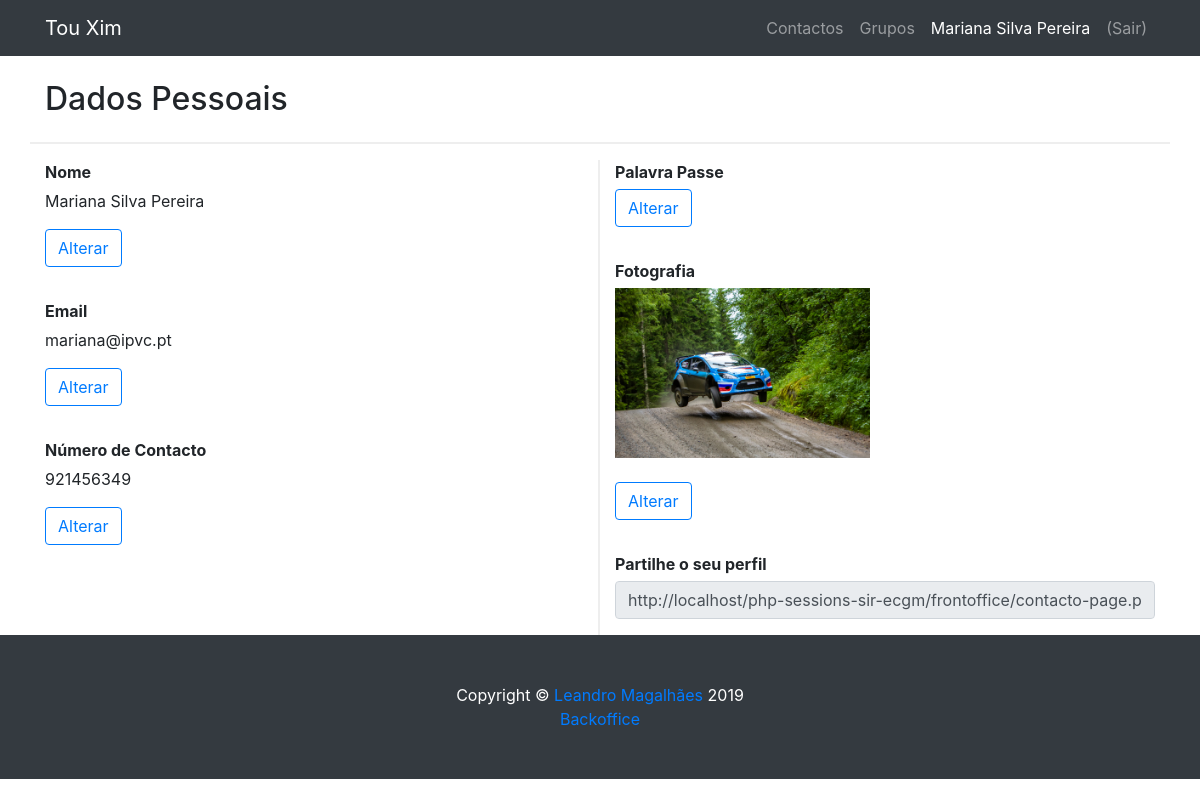
Page /frontoffice/perfil-page.php (signed in) on the committed database.
### tables this page shows
CREATE TABLE `utilizador` (
  `idutilizador` int(11) NOT NULL,
  `email` varchar(100) NOT NULL,
  `password` varchar(100) NOT NULL,
  `nome` varchar(200) NOT NULL,
  `numero` int(11) NOT NULL,
  `fotografia` varchar(100) DEFAULT NULL
);

### frontoffice/perfil-page.php (the view, shortened to what this page needs)
<?php
require_once("connectdb.php");
$id = $nome = $email = $numero = $fotografia = "";
$id = $_SESSION['id'];
$result = mysqli_query($connectDB, "SELECT idutilizador, nome, email, numero, fotografia
FROM utilizador
WHERE idutilizador=$id");
if (mysqli_num_rows($result) == 1) {
    $row = $result->fetch_assoc();
    $nome = $row['nome'];
    $email = $row['email'];
    $numero = $row['numero'];
    $fotografia = $row['fotografia'];
} else {
    echo "</br> Não encontrou contacto";
}
?>
<!DOCTYPE html>
<html lang="en">
<head>
    <link href="vendor/bootstrap/css/bootstrap.min.css" rel="stylesheet">
    <link href="css/round-about.css" rel="stylesheet">
    <link href="css/stylesheet.css" rel="stylesheet">
</head>
<body>
    <nav class="navbar navbar-expand-lg navbar-dark bg-dark fixed-top">
        <div class="container">
            <a class="navbar-brand" href="#">Tou Xim</a>
            <div class="collapse navbar-collapse" id="navbarResponsive">
                <ul class="navbar-nav ml-auto">
                    <li class="nav-item">
                        <a class="nav-link" href="contactos-page.php">Contactos</a>
                    </li>
                    <li class="nav-item">
                        <a class="nav-link" href="grupos-page.php">Grupos</a>
                    </li>
                    <li class="nav-item active">
                        <a class="nav-link" href="perfil-page.php">
                            <?php echo($nome); ?>
                        </a>
                    </li>
                    <li class="nav-item">
                        <a class="nav-link" href="logout.php">(Sair)</a>
                    </li>
                </ul>
            </div>
        </div>
    </nav>
    <div class="container fundo-container">
        <div class="row">
            <div class="col-lg-12" style="border-bottom: 2px solid #eee;">
                <h2 class="my-4">Dados Pessoais</h2>
            </div>
        </div>
        <div class="row" style="margin-top:1rem">
            <div class="col-lg-6" style="border-right: 2px solid #eee;">
                <div class="form-group" id="iDivLabelNome" style="">
                    <label>Nome</label>
                    <p class="form-control-static">
                        <?php echo($nome); ?>
                    </p>
                    <button id="iBtnAlterarNome" onclick="showhideNome()" class="btn btn-outline-primary">Alterar</button>
                </div>
                <div class="form-group" id="iDivLabelEmail" style="margin-top:2rem;">
                    <label>Email</label>
                    <p class="form-control-static">
                        <?php echo($email); ?>
                    </p>
                    <button id="iBtnAlterarEmail" onclick="showhideEmail()" class="btn btn-outline-primary">Alterar</button>
                </div>
                <div class="form-group" id="iDivLabelNumero" style="margin-top:2rem;">
                    <label>Número de Contacto</label>
                    <p class="form-control-static">
                        <?php echo($numero); ?>
                    </p>
                    <button id="iBtnAlterarNumero" onclick="showhideNumero()" class="btn btn-outline-primary">Alterar</button>
                </div>
            </div>
            <div class="col-lg-6">
                <div class="form-group" id="iDivLabelPassword" style="">
                    <label>Palavra Passe</label>
                    <div class="col-lg12">
                        <button id="iBtnAlterarPassword" onclick="showhidePassword()" class="btn btn-outline-primary">Alterar</button>
                    </div>
                </div>
                <div class="form-group" id="iDivLabelFotografia" style="margin-top:2rem;">
                    <label>Fotografia</label>
                    <div class="col-lg-6 col-sm-4 text-center mb-4" style="padding-left:0px;">
                        <?php
                        $diretorio = "images/contactos/";
                        $imagem = $fotografia;
                        echo("
                        <img class='img-fluid mx-auto' src='". $diretorio . $imagem ."' alt=''>
                        ");
                        ?>
                    </div>
                    <div class="col-lg12">
                        <button id="iBtnAlterarFotografia" onclick="showhideFotografia()" class="btn btn-outline-primary">Alterar</button>
                    </div>
                </div>
                <div class="form-group" style="margin-top:2rem;">
                    <label>Partilhe o seu perfil</label>
                    <input type="url" class="form-control flex-fill mr-0 mr-sm-2 mb-3 mb-sm-0" disabled name="grupourl"
                        id="igrupourl" value="<?php echo $url = " http" . (($_SERVER['SERVER_PORT']==443) ? "s" : "" )
                        . "://" . $_SERVER['HTTP_HOST'] .
                        "/php-sessions-sir-ecgm/frontoffice/contacto-page.php?contacto_id=" . $id; ?>">
                </div>
            </div>
        </div>
    </div>
</body>
</html>

### frontoffice/css/round-about.css (style rules this page uses)
body { padding-top: 54px; }
@media (min-width: 992px) { body { padding-top: 56px; } }

### frontoffice/css/stylesheet.css (style rules this page uses)
label { display: inline-block; max-width: 100%; margin-bottom: 5px; font-weight: 700; }
.fundo-container { background-color: white !important; }

### rows in the picture
utilizador: nome "Mariana Silva Pereira", email "mariana@ipvc.pt", numero "921456349", fotografia (picture)
